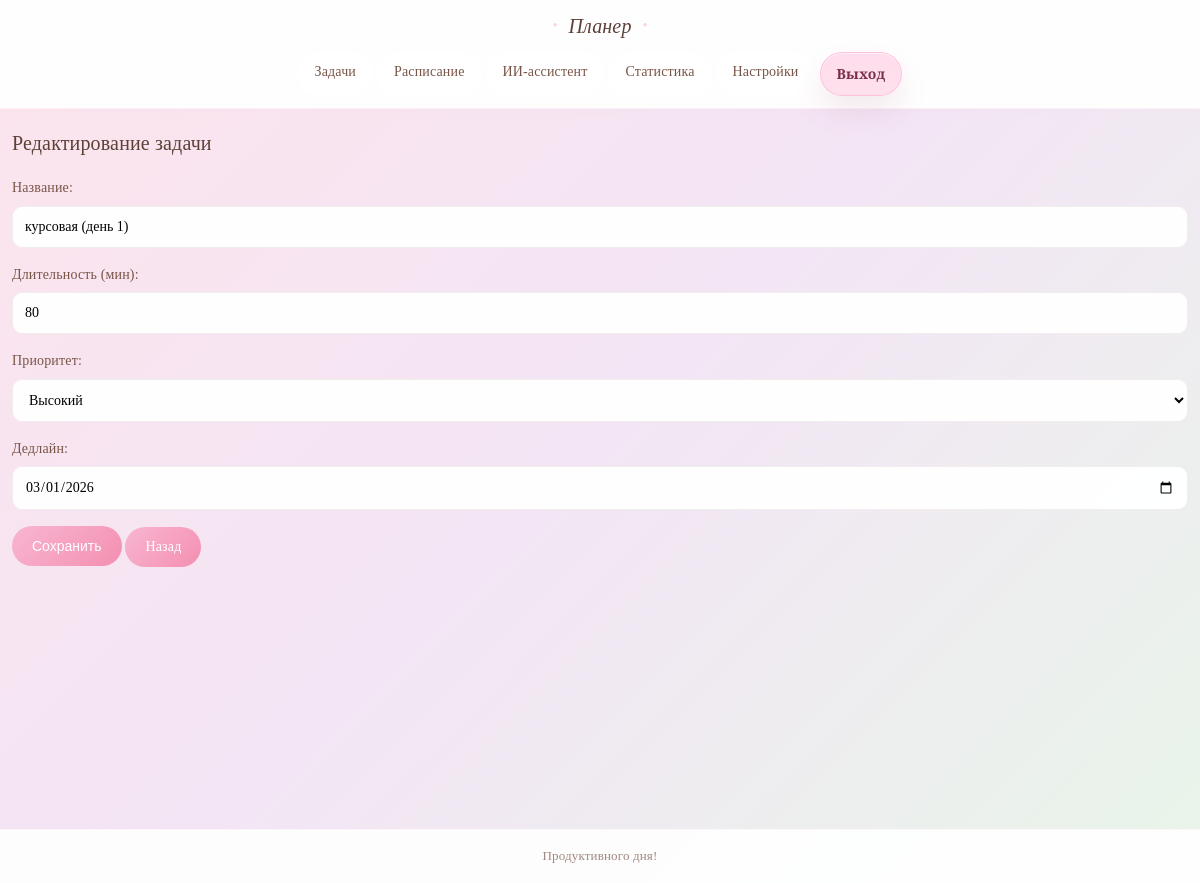
The page /edit/64 (signed in) on the database its author committed.
### tables this page shows
CREATE TABLE tasks (
            id INTEGER PRIMARY KEY AUTOINCREMENT,
            title TEXT NOT NULL,
            duration INTEGER NOT NULL,
            priority INTEGER NOT NULL,
            deadline TEXT,
            done INTEGER NOT NULL DEFAULT 0,
            created_at TEXT NOT NULL DEFAULT CURRENT_TIMESTAMP,
            completed_at TEXT
        , user_id INTEGER);

### app.py (the view, shortened to what this page needs)
@app.route("/edit/<int:id>", methods=["GET", "POST"])
@web_login_required
def edit_task(id):
    db = get_db()
    uid = int(session["user_id"])
    task = db.execute("SELECT * FROM tasks WHERE id=? AND user_id=?", (id, uid)).fetchone()
    if task is None:
        return redirect(url_for("index"))
    return render_template("edit.html", task=task)

### app.py (called while the page is built)
def get_db():
    if "db" not in g:
        g.db = sqlite3.connect(app.config["DATABASE"])
        g.db.row_factory = sqlite3.Row
    return g.db

def web_login_required(f):
    @wraps(f)
    def wrapper(*args, **kwargs):
        if "user_id" not in session:
            return redirect(url_for("web_login"))
        return f(*args, **kwargs)
    return wrapper

### templates/edit.html (shortened to what this page needs)
{% extends "layout.html" %}
{% block content %}
<h3>Редактирование задачи</h3>
<form method="post">
    <label>
        Название:
        <input type="text" name="title" value="{{ task.title }}" required>
    </label>
    <label>
        Длительность (мин):
        <input type="number" name="duration" value="{{ task.duration }}" required>
    </label>
    <label>
        Приоритет:
        <select name="priority">
            <option value="1" {% if task.priority==1 %}selected{% endif %}>Высокий</option>
        </select>
    </label>
    <label>
        Дедлайн:
        <input type="date" name="deadline" value="{{ task.deadline }}">
    </label>
    <button type="submit" class="btn">Сохранить</button>
    <a href="{{ url_for('index') }}" class="btn">Назад</a>
</form>
{% endblock %}

### static/style.css (style rules this page uses)
:root { --lotus-pink: #f8b6d1; --lotus-pink-light: #fce4ec; --lotus-pink-dark: #f48fb1; --leaf-green: #a5d6a7; --leaf-green-light: #e8f5e9; --water-blue: #80deea; --water-blue-light: #e0f7fa; --stem-brown: #bcaaa4; --petal-white: #fff; --petal-shadow: rgba(0, 0, 0, 0.05); --text-dark: #5d4037; --text-medium: #795548; --text-light: #a1887f; --radius: 16px; --radius-sm: 10px; --shadow-soft: 0 2px 10px rgba(0, 0, 0, 0.03); --shadow-floating: 0 5px 20px rgba(248, 182, 209, 0.18); }
* { margin: 0; padding: 0; box-sizing: border-box; }
body { font-family: 'Crimson Pro', 'Georgia', 'Times New Roman', serif; background: linear-gradient(135deg, #fce4ec 0%, #f3e5f5 50%, #e8f5e9 100%); color: var(--text-dark); line-height: 1.6; min-height: 100vh; letter-spacing: 0.01em; background-attachment: fixed; font-size: 15px; }
h1, h2, h3, h4 { font-weight: 400; line-height: 1.4; margin-bottom: 16px; color: var(--text-dark); }
h3 { font-size: 20px; margin-bottom: 20px; }
.btn { display: inline-flex; align-items: center; justify-content: center; padding: 10px 20px; background: linear-gradient(135deg, var(--lotus-pink), var(--lotus-pink-dark)); color: white; border: none; border-radius: 50px; font-size: 14px; font-weight: 400; cursor: pointer; transition: all 0.3s ease; text-decoration: none; gap: 8px; height: 40px; line-height: 1; }
form label { display: block; margin-bottom: 16px; font-weight: 400; font-size: 14px; color: var(--text-medium); }
input, select, textarea { width: 100%; padding: 12px; border: 1px solid rgba(188, 170, 164, 0.2); border-radius: var(--radius-sm); font-size: 14px; font-family: 'Crimson Pro', serif; transition: all 0.3s ease; margin-top: 6px; background: rgba(255, 255, 255, 0.95); }

### rows shown on the page
tasks: title "курсовая (день 1)", duration "80", priority "Высокий", deadline "03/01/2026"
